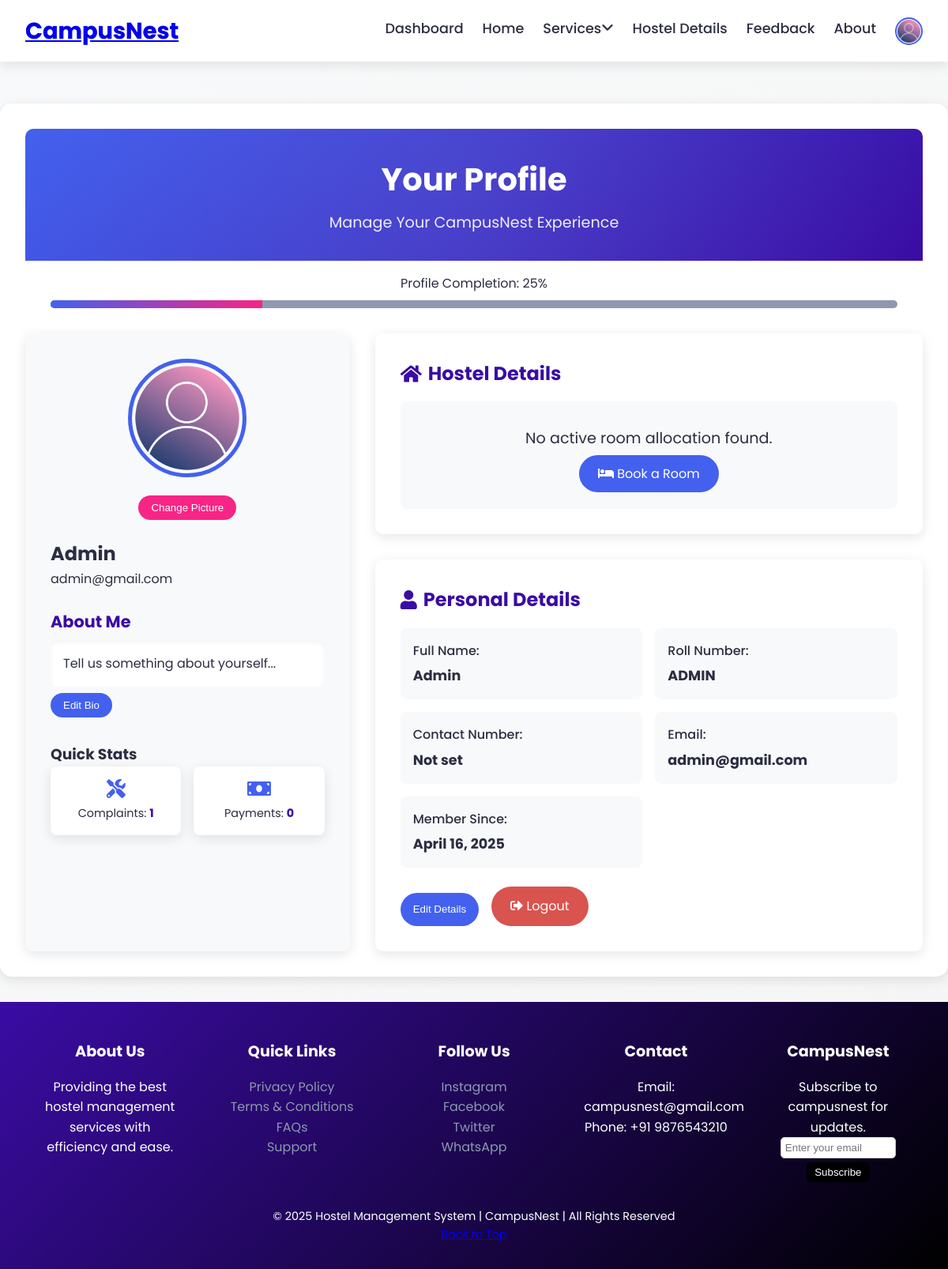
Page /profile/ (signed in) on the committed database.
### Hostels/models.py (models this page shows, shortened)
class CustomUser(AbstractUser):
    username = None  # Remove username field
    email = models.EmailField(unique=True)
    roll_number = models.CharField(max_length=20, blank=True, null=True,unique=True)  # Optional field
    USERNAME_FIELD = 'email'
    REQUIRED_FIELDS = ['first_name', 'last_name','roll_number']  # roll_number is optional
    objects = CustomUserManager()

### Hostels/views.py (the view)
# urls.py: path('profile/', views.profiles, name='profiles'),
def profiles(request):
    allocation = request.user.allocations.filter(models.Q(status='confirmed') | models.Q(status='pending')).order_by('-allocation_date').first()
    student_profile = getattr(request.user, 'student_profile', None)
    profile_completion = calculate_profile_completion(request.user, student_profile)
    stats = {
        'bookings': request.user.allocations.count(),
        'complaints': request.user.complaintmaintenance_set.count(),  # Fixed
        'payments': request.user.payments.count(),
    }
    form = ProfileUpdateForm(instance=student_profile)
    return render(request, 'Rooms_profile.html', {
        'form': form,
        'student_profile': student_profile,
        'allocation': allocation,
        'profile_completion': profile_completion,
        'stats': stats,
    })

### Hostels/forms.py
class ProfileUpdateForm(forms.ModelForm):
    class Meta:
        model = StudentProfile
        fields = ['contact_number', 'profile_picture', 'bio']

### Hostels/views.py (called while the page is built)
def calculate_profile_completion(user, profile):
    fields = [
        user.get_full_name(),
        profile.bio if profile else None,
        profile.contact_number if profile else None,
        profile.profile_picture if profile else None,
    ]
    filled = sum(1 for field in fields if field)
    return (filled / len(fields)) * 100

### Hostels/templates/Rooms_profile.html (shortened to what this page needs)
{% extends 'Rooms_base.html' %}
{% load static %}
{% block content %}
<link rel="stylesheet" href="{% static 'css/Rooms_profile.css' %}">
<div class="profile-container">
    <header class="profile-header">
        <h1>Your Profile</h1>
        <p class="header-tagline">Manage Your CampusNest Experience</p>
    </header>
    <div class="profile-progress">
        <p>Profile Completion: <span id="progress-percent">{{ profile_completion|floatformat:0 }}%</span></p>
        <div class="progress-bar">
            <div class="progress-fill" style="width: {{ profile_completion|floatformat:0 }}%;"></div>
        </div>
    </div>
    <div class="profile-content">
        <aside class="profile-sidebar">
            <div class="profile-picture-container">
                <img src="{% if student_profile.profile_picture %}{{ student_profile.profile_picture.url }}{% else %}{% static 'images/profile.png' %}{% endif %}"
                alt="Profile Picture" class="profile-pic" id="profile-pic-display">
                <form id="profile-picture-form" method="post" enctype="multipart/form-data" action="{% url 'update_profile_pic' %}">
                    <button type="button" class="btn edit" onclick="document.getElementById('profile-picture-upload').click()">Change Picture</button>
                </form>
            </div>
            <h2>{{ user.get_full_name|default:user.email }}</h2>
            <p class="user-email">{{ user.email }}</p>
            <div class="about-me">
                <h3>About Me</h3>
                <p id="about-me-text">{{ student_profile.bio|default:"Tell us something about yourself..." }}</p>
                <button class="edit-btn" id="edit-bio-btn">Edit Bio</button>
            </div>
            <div class="quick-stats">
                <h3>Quick Stats</h3>
                <div class="stats-grid">
                    <div class="stat-item">
                        <i class="fas fa-tools"></i>
                        <p>Complaints: <strong>{{ stats.complaints|default:0 }}</strong></p>
                    </div>
                    <div class="stat-item">
                        <i class="fas fa-money-bill"></i>
                        <p>Payments: <strong>{{ stats.payments|default:0 }}</strong></p>
                    </div>
                </div>
            </div>
        </aside>
        <main class="profile-main">
<div class="profile-section card">
    <h2><i class="fas fa-home"></i> Hostel Details</h2>
    {% if allocation %}
        <div class="details-grid">
            <div class="detail-item">
                <span>Room Number:</span>
                <strong>{{ allocation.room.room_number }}</strong>
            </div>
            <div class="detail-item">
                <span>Hostel:</span>
                <strong>{{ allocation.room.hostel.name }}</strong>
            </div>
            <div class="detail-item">
                <span>Floor:</span>
                <strong>Floor {{ allocation.room.floor }}</strong>
            </div>
            <div class="detail-item">
                <span>AC Type:</span>
                <strong>{{ allocation.room.get_ac_type_display }}</strong>
            </div>
            <div class="detail-item">
                <span>Allocation Date:</span>
                <strong>{{ allocation.allocation_date|date:"F d, Y" }}</strong>
            </div>
            <div class="detail-item status-display">
                <span>Status:</span>
                <div class="status-indicator status-{{ allocation.status }}">
                    {{ allocation.get_status_display }}
                    {% if allocation.status == 'pending' %}
                    <div class="payment-pending">(Payment Required)</div>
                    {% endif %}
                </div>
            </div>
            <div class="action-buttons">
                {% if allocation.status == 'confirmed' %}
                    <a href="{% url 'room_change_request' %}" class="btn btn-primary">
                        <i class="fas fa-exchange-alt"></i> Request Room Change
                    </a>
                    {% if allocation.fee_payments.exists %}
                    <div class="payment-status">
                        <i class="fas fa-check-circle"></i>
                        Paid: ₹{{ allocation.fee_payments.first.amount }}
                    </div>
                    {% endif %}
                {% elif allocation.status == 'pending' %}
                    <a class="btn payment-btn" href="{% url 'payment' %}">
                        <i class="fas fa-credit-card"></i> Complete Payment
                    </a>
                {% endif %}
            </div>
        </div>
    {% else %}
        <div class="no-allocation">
            <p>No active room allocation found.</p>
            <a href="{% url 'room_allocation' %}" class="btn primary">
                <i class="fas fa-bed"></i> Book a Room
            </a>
        </div>
    {% endif %}
</div>
            <div class="profile-section card">
                <h2><i class="fas fa-user"></i> Personal Details</h2>
                <div class="details-grid">
                    <div class="detail-item">
                        <span>Full Name:</span>
                        <strong>{{ user.get_full_name|default:"Not set" }}</strong>
                    </div>
                    <div class="detail-item">
                        <span>Roll Number:</span>
                        <strong>{{ user.roll_number|default:"Not set" }}</strong>
                    </div>
                    <div class="detail-item">
                        <span>Contact Number:</span>
                        <strong>{{ student_profile.contact_number|default:"Not set" }}</strong>
                    </div>
                    <div class="detail-item">
                        <span>Email:</span>
                        <strong>{{ user.email }}</strong>
                    </div>
                    <div class="detail-item">
                        <span>Member Since:</span>
                        <strong>{{ user.date_joined|date:"F d, Y" }}</strong>
                    </div>
                </div>
                <div class="profile-actions">
                    <button class="edit-btn" id="edit-details-btn">Edit Details</button>
                    <a class="btn logout-btn" href="{% url 'logout' %}"
                       onclick="return confirm('Are you sure you want to logout?');">
                        <i class="fas fa-sign-out-alt"></i> Logout
                    </a>
                </div>
            </div>
        </main>
    </div>
</div>
{% endblock %}

### Hostels/static/css/Rooms_base.css (style rules this page uses)
:root { --primary: #4361ee; --secondary: #3a0ca3; --accent: #f72585; --success: #4CAF50; --warning: #FFD700; --danger: #d9534f; --text-dark: #2b2d42; --text-light: #8d99ae; --white: #ffffff; --light-bg: #f8f9fa; --shadow: 0 4px 15px rgba(0, 0, 0, 0.1); --shadow-hover: 0 8px 25px rgba(0, 0, 0, 0.2); --transition: all 0.3s ease; }
* { margin: 0; padding: 0; box-sizing: border-box; }
body { font-family: 'Poppins', sans-serif; background: linear-gradient(135deg, var(--light-bg), #f5f5f5); color: var(--text-dark); line-height: 1.6; }
h1, h2, h3, h4, h5 { font-weight: 700; }

### rows in the picture
CustomUser: get_full_name "Admin", email "admin@gmail.com", roll_number "ADMIN", date_joined "April 16, 2025"

### other values in the picture
{{ profile_completion|floatformat:0 }} "25"
{{ student_profile.bio|default:"Tell us something about yourself..." }} "Tell us something about yourself..."
{{ stats.complaints|default:0 }} "1"
{{ stats.payments|default:0 }} "0"
{{ student_profile.contact_number|default:"Not set" }} "Not set"
